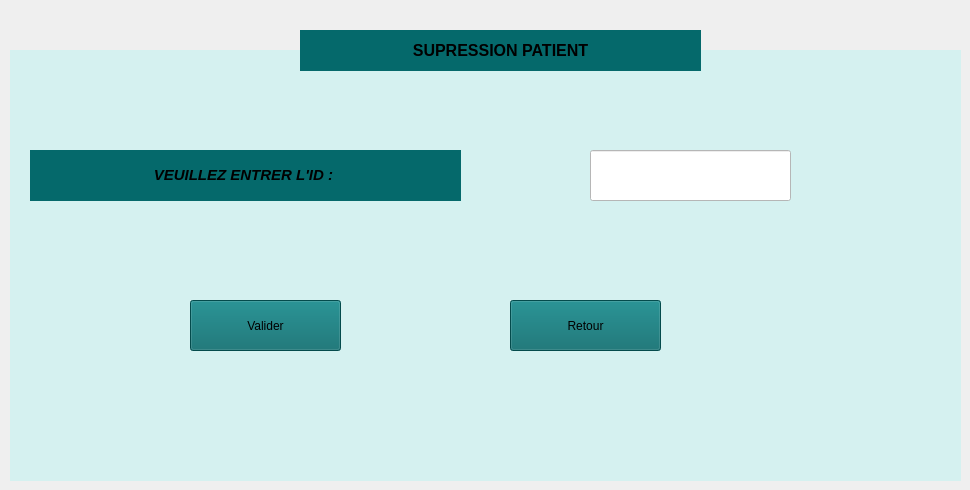
    <widget class="QWidget" name="tab_6">
     <attribute name="title">
      <string>Supprimer Patient</string>
     </attribute>
     <widget class="QLabel" name="label_38">
      <property name="geometry">
       <rect>
        <x>10</x>
        <y>50</y>
        <width>951</width>
        <height>431</height>
       </rect>
      </property>
      <property name="styleSheet">
       <string notr="true">background-color: rgb(213, 241, 240);</string>
      </property>
      <property name="text">
       <string/>
      </property>
     </widget>
     <widget class="QLabel" name="label_39">
      <property name="geometry">
       <rect>
        <x>300</x>
        <y>30</y>
        <width>401</width>
        <height>41</height>
       </rect>
      </property>
      <property name="styleSheet">
       <string notr="true">background-color: rgb(5, 105, 107);</string>
      </property>
      <property name="text">
       <string>&lt;html&gt;&lt;head/&gt;&lt;body&gt;&lt;p align=&quot;center&quot;&gt;&lt;span style=&quot; font-size:12pt; font-weight:700;&quot;&gt;SUPRESSION PATIENT&lt;/span&gt;&lt;/p&gt;&lt;/body&gt;&lt;/html&gt;</string>
      </property>
     </widget>
     <widget class="QLabel" name="label_40">
      <property name="geometry">
       <rect>
        <x>30</x>
        <y>150</y>
        <width>431</width>
        <height>51</height>
       </rect>
      </property>
      <property name="font">
       <font>
        <kerning>true</kerning>
       </font>
      </property>
      <property name="styleSheet">
       <string notr="true">background-color: rgb(5, 105, 107);</string>
      </property>
      <property name="text">
       <string>&lt;html&gt;&lt;head/&gt;&lt;body&gt;&lt;p align=&quot;center&quot;&gt;&lt;span style=&quot; font-size:11pt; font-weight:700; font-style:italic;&quot;&gt;VEUILLEZ ENTRER L'ID : &lt;/span&gt;&lt;/p&gt;&lt;/body&gt;&lt;/html&gt;</string>
      </property>
     </widget>
     <widget class="QLineEdit" name="id_supression">
      <property name="geometry">
       <rect>
        <x>590</x>
        <y>150</y>
        <width>201</width>
        <height>51</height>
       </rect>
      </property>
      <property name="styleSheet">
       <string notr="true">background-color: rgb(255, 255, 255);  /* Fond blanc */
color: rgb(0, 0, 0);  /* Texte noir */
</string>
      </property>
      <property name="text">
       <string/>
      </property>
      <property name="readOnly">
       <bool>false</bool>
      </property>
     </widget>
     <widget class="QPushButton" name="valider_supression">
      <property name="geometry">
       <rect>
        <x>190</x>
        <y>300</y>
        <width>151</width>
        <height>51</height>
       </rect>
      </property>
      <property name="styleSheet">
       <string notr="true">background-color: rgb(5, 105, 107);</string>
      </property>
      <property name="text">
       <string>Valider</string>
      </property>
     </widget>
     <widget class="QPushButton" name="pushButton_24">
      <property name="geometry">
       <rect>
        <x>510</x>
        <y>300</y>
        <width>151</width>
        <height>51</height>
       </rect>
      </property>
      <property name="styleSheet">
       <string notr="true">background-color: rgb(5, 105, 107);</string>
      </property>
      <property name="text">
       <string>Retour</string>
      </property>
     </widget>
    </widget>
